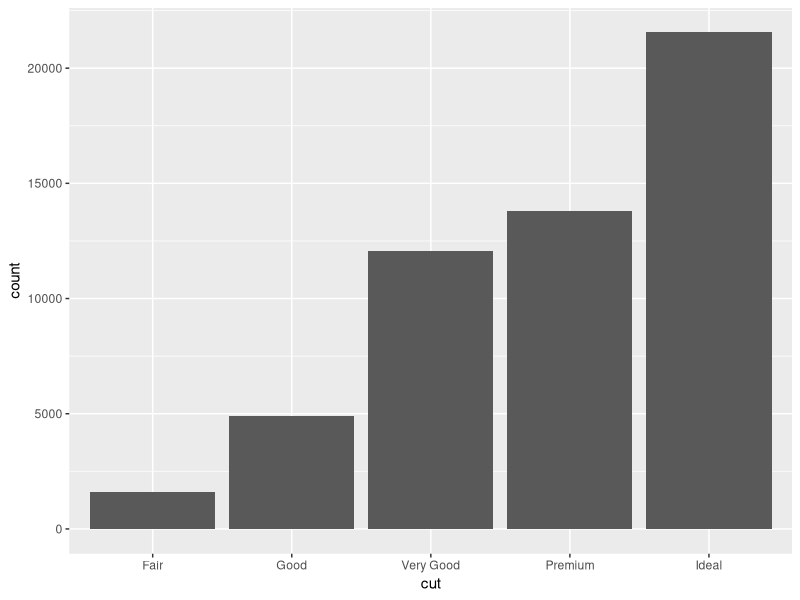
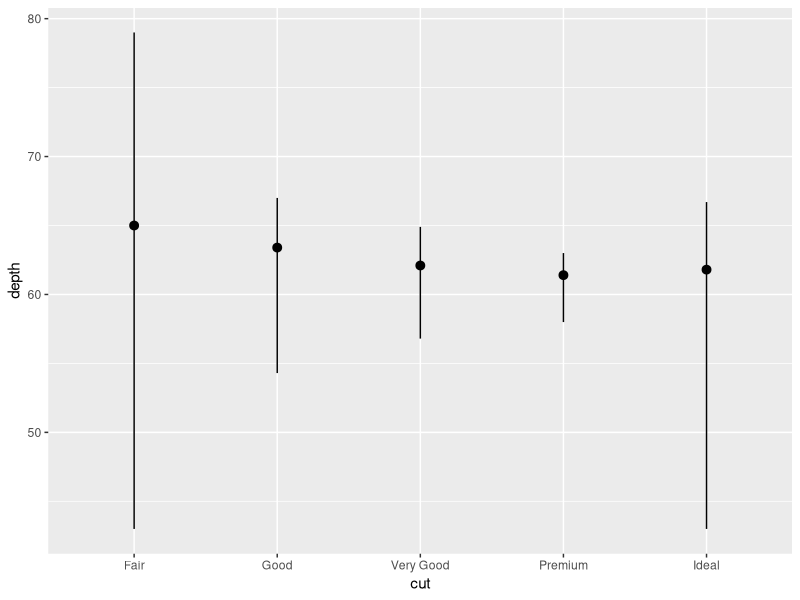
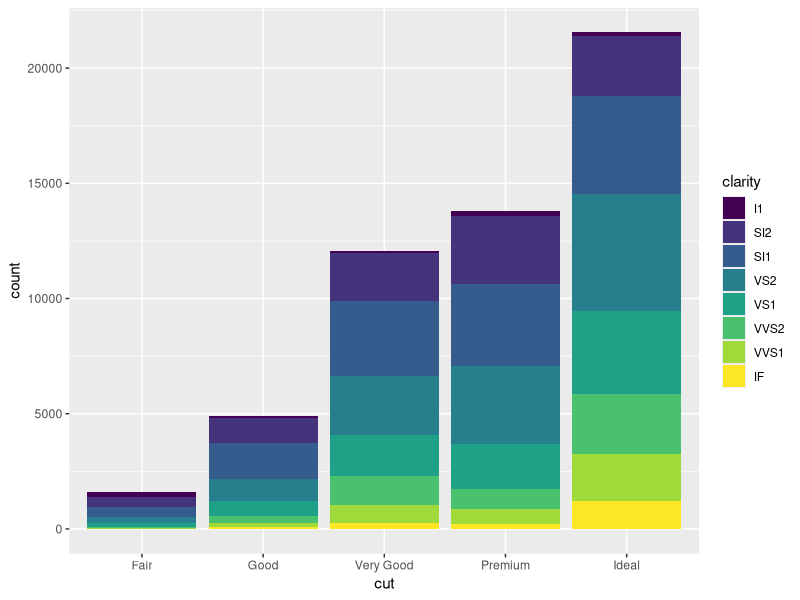
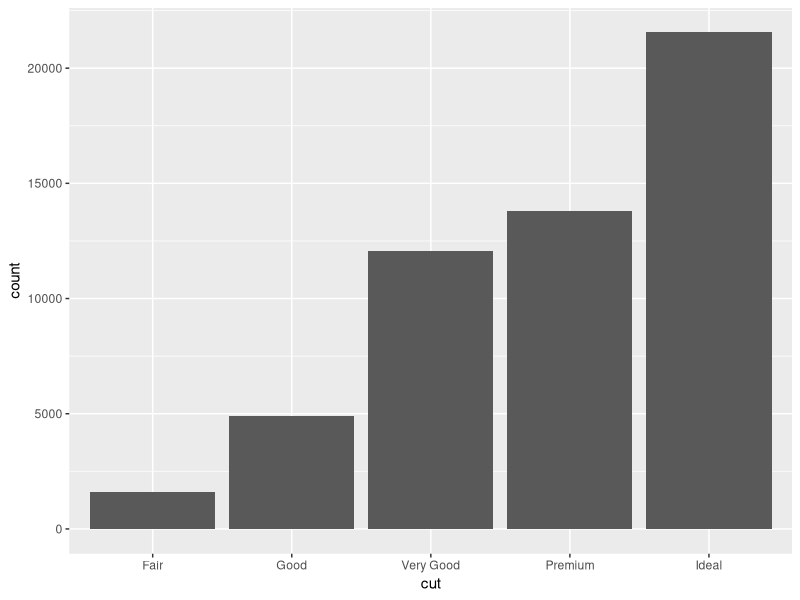

The R script that drew these images, in order:
# Exercise 2: More ggplot2 Grammar

# Install and load `ggplot2`
# install.packages("ggplot2") # if needed
library("ggplot2")


# For this exercise you will again be working with the `diamonds` data set.
# Use `?diamonds` to review details about this data set



## Statistical Transformations

# Draw a bar chart of the diamonds data, organized by cut
# The height of each bar is based on the "count" (number) of diamonds with that cut
ggplot(data=diamonds)+
  geom_bar(mapping=aes(x=cut),stat="count")


# Use the `stat_count` to apply the statistical transformation "count" to the diamonds
# by cut. You do not need a separate geometry layer!


# Use the `stat_summary` function to draw a chart with a summary layer.
# Map the x-position to diamond `cut`, and the y-position to diamond `depth`
# Bonus: use `min` as the function ymin, `max` as the function ymax, and `median` as the function y
ggplot(data=diamonds)+
  stat_summary(mapping=aes(x=cut,y=depth),fun.ymax=max,fun.ymin = min,fun.y = median )

## Position Adjustments

# Draw a bar chart of diamond data organized by cut, with each bar filled by clarity.
# You should see a _stacked_ bar chart.
ggplot(data=diamonds)+
  geom_bar(mapping=aes(x=cut,fill=clarity))

# Draw the same chart again, but with each element positioned to "fill" the y axis
ggplot(data=diamonds)+
  geom_bar(mapping=aes(x=cut,fill=y))

# Draw the same chart again, but with each element positioned to "dodge" each other


# Draw a plot with point geometry with the x-position mapped to `cut` and the y-position mapped to `clarity`
# This creates a "grid" grouping the points


# Use the "jitter" position adjustment to keep the points from all overlapping!
# (This works a little better with a sample of diamond data, such as from the previous exercise).



## Scales

# Draw a "boxplot" (with `geom_boxplot()`) for the diamond's price (y) by color (x)


# This has a lot of outliers, making it harder to read. To fix this, draw the same plot but
# with a _logarithmic_ scale for the y axis.


# For another version, draw the same plot but with `violin` geometry instead of `boxplot` geometry!
# How does the logarithmic scale change the data presentation?


# Another interesting plot: draw a plot of the diamonds price (y) by carat (x), using a heatmap of 2d bins
# (geom_bin2d)
# What happens when you make the x and y channels scale logarithmically?


# Draw a scatter plot for the diamonds  price (y) by carat (x). Color each point by the clarity
# (Remember, this will take a while. Use a sample of the diamonds for faster results)


# Change the color of the previous plot using a ColorBrewer scale of your choice. What looks nice?



## Coordinate Systems

# Draw a bar chart with x-position and fill color BOTH mapped to cut
# For best results, SET the `width` of the geometry to be 1 (fill plot, no space between)
# You can save this to a variable for easier modifications


# Draw the same chart, but with the coordinate system flipped


# Draw the same chart, but in a polar coordinate system. Now you have a Coxcomb chart!



## Facets

# Take the scatter plot of price by carat data (colored by clarity) and add _facets_ based on
# the diamond's `color`



## Saving Plots

# Use the `ggsave()` function to save one of your plots (the most recent one generated) to disk.
# Name the output file "my-plot.png".
# Make sure you've set the working directory!!
